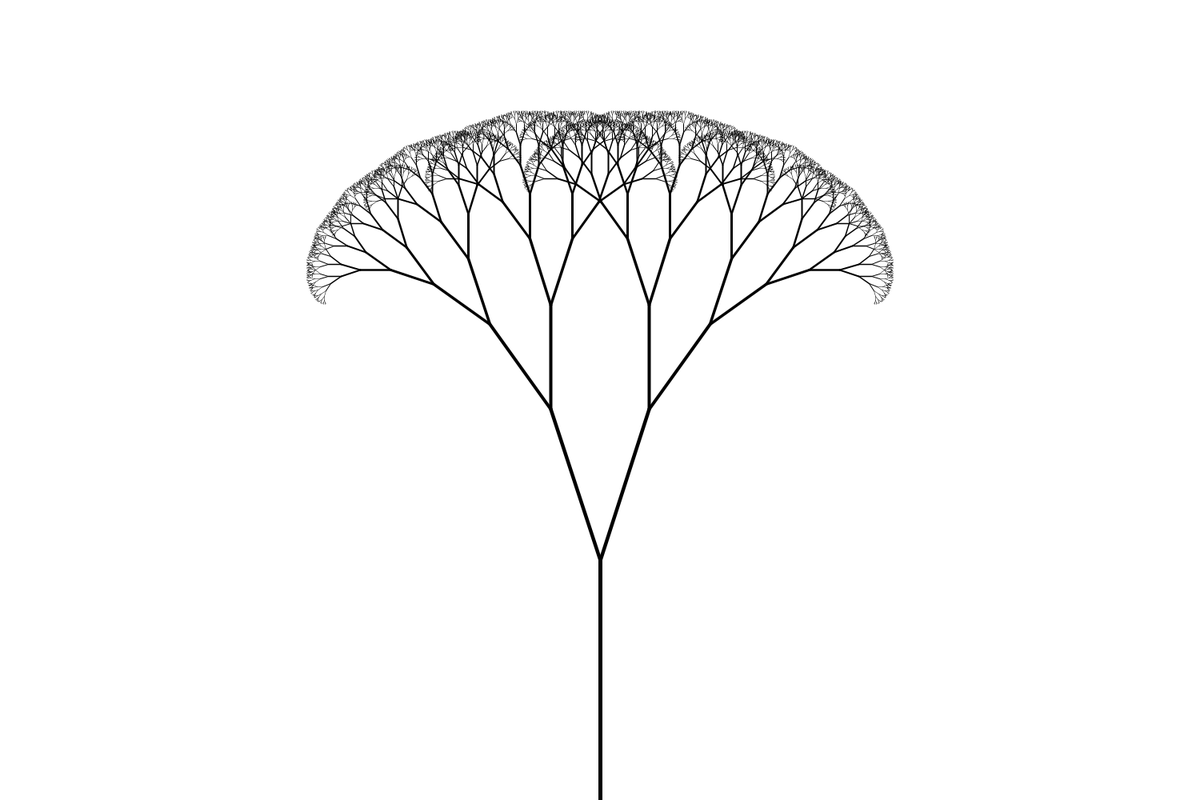
Frame 1 (no input)
Frame 60 (the mouse pressed at the canvas centre just before this capture): identical to frame 1, image omitted
Frame 120 (the mouse held since frame 60 and released just before this capture): identical to frame 1, image omitted

The Processing sketch that drew this single still picture (run headless with seeded random() and noise(); from frame 60 on, the mouse is pressed at the canvas centre):

// Processing sketch: The_ControllerTree
// ── The_ControllerTree.pde


float angle = PI/10;
void setup()
{
  size(1500,1000);
  background(255);
  //strokeWeight(2);
  translate(width/2,height);
  branch(300,5);
}

void draw()
{
  
}

void branch(float len,float strok)
{
  if(len>2){
    strokeWeight(strok);
  line(0,0,0,-len);
  translate(0,-len);
  strok-=0.5;
  strok = constrain(strok,0.5,5);
  len*=0.66;
  pushMatrix();
  rotate(angle);
  branch(len,strok);
  popMatrix();
  
  pushMatrix();
  rotate(-angle);
  branch(len,strok);
  
  popMatrix();
  // record the state
  }
}
